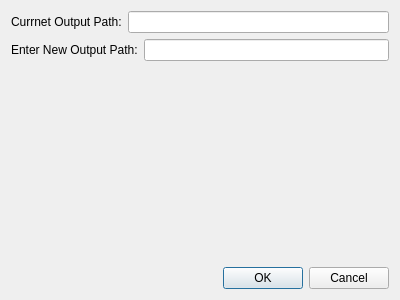
<?xml version="1.0" encoding="UTF-8"?>
<ui version="4.0">
 <class>CopDialog</class>
 <widget class="QDialog" name="CopDialog">
  <property name="geometry">
   <rect>
    <x>0</x>
    <y>0</y>
    <width>400</width>
    <height>300</height>
   </rect>
  </property>
  <property name="windowTitle">
   <string>Dialog</string>
  </property>
  <layout class="QGridLayout" name="gridLayout_2">
   <item row="1" column="0" colspan="2">
    <layout class="QGridLayout" name="gridLayout">
     <item row="2" column="0">
      <layout class="QHBoxLayout" name="horizontalLayout">
       <item>
        <widget class="QLabel" name="label">
         <property name="text">
          <string>Enter New Output Path:</string>
         </property>
        </widget>
       </item>
       <item>
        <widget class="QLineEdit" name="output_path_line_edit"/>
       </item>
      </layout>
     </item>
     <item row="0" column="0">
      <layout class="QHBoxLayout" name="horizontalLayout_3">
       <item>
        <widget class="QLabel" name="label_2">
         <property name="text">
          <string>Currnet Output Path:</string>
         </property>
        </widget>
       </item>
       <item>
        <widget class="QLineEdit" name="current_path_line_edit">
         <property name="readOnly">
          <bool>true</bool>
         </property>
        </widget>
       </item>
      </layout>
     </item>
     <item row="3" column="0">
      <spacer name="verticalSpacer">
       <property name="orientation">
        <enum>Qt::Vertical</enum>
       </property>
       <property name="sizeHint" stdset="0">
        <size>
         <width>20</width>
         <height>40</height>
        </size>
       </property>
      </spacer>
     </item>
    </layout>
   </item>
   <item row="2" column="0" colspan="2">
    <widget class="QDialogButtonBox" name="buttonBox">
     <property name="orientation">
      <enum>Qt::Horizontal</enum>
     </property>
     <property name="standardButtons">
      <set>QDialogButtonBox::Cancel|QDialogButtonBox::Ok</set>
     </property>
    </widget>
   </item>
  </layout>
 </widget>
 <resources/>
 <connections>
  <connection>
   <sender>buttonBox</sender>
   <signal>accepted()</signal>
   <receiver>CopDialog</receiver>
   <slot>accept()</slot>
   <hints>
    <hint type="sourcelabel">
     <x>248</x>
     <y>254</y>
    </hint>
    <hint type="destinationlabel">
     <x>157</x>
     <y>274</y>
    </hint>
   </hints>
  </connection>
  <connection>
   <sender>buttonBox</sender>
   <signal>rejected()</signal>
   <receiver>CopDialog</receiver>
   <slot>reject()</slot>
   <hints>
    <hint type="sourcelabel">
     <x>316</x>
     <y>260</y>
    </hint>
    <hint type="destinationlabel">
     <x>286</x>
     <y>274</y>
    </hint>
   </hints>
  </connection>
 </connections>
</ui>
